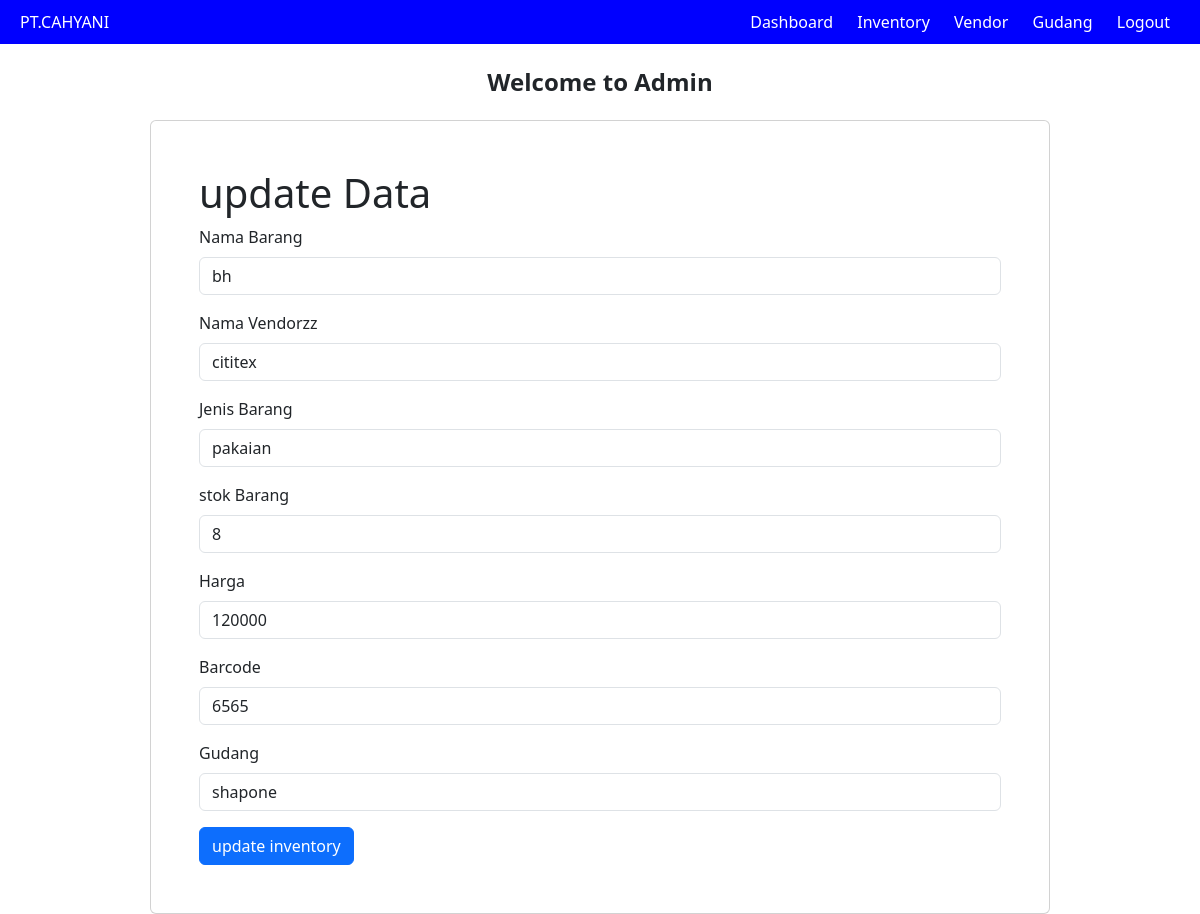
Page /views/editInv.php?updateInv=6 (signed in) on the committed database.
### tables this page shows
CREATE TABLE `inventory` (
  `id_inv` int(11) NOT NULL,
  `nama_barang` varchar(255) NOT NULL,
  `jenis_barang` varchar(255) NOT NULL,
  `stok_barang` int(11) NOT NULL,
  `barcode` int(11) NOT NULL,
  `harga` int(11) NOT NULL,
  `id_vendor` int(11) NOT NULL,
  `id_gudang` int(11) NOT NULL
);

CREATE TABLE `vendor` (
  `id_vendor` int(11) NOT NULL,
  `nama_vendor` varchar(255) NOT NULL,
  `nama_barang` varchar(255) NOT NULL,
  `kontak_vendor` int(50) NOT NULL,
  `no_inv` varchar(255) NOT NULL
);

CREATE TABLE `gudang` (
  `id_gudang` int(11) NOT NULL,
  `nama_gudang` varchar(255) NOT NULL,
  `lokasi` varchar(255) NOT NULL
);

### include/function.php (called while the page is built, shortened)
<?php
include 'koneksi.php';
function getGudangALL() {
    global $conn;
    $query = "SELECT * FROM gudang";
    $stmt = $conn->prepare($query);
    $stmt->execute();
    $result = $stmt->get_result();
    return $result->fetch_all(MYSQLI_ASSOC);
}
function getVendorALL() {
    global $conn;
    $query = "SELECT * FROM vendor";
    $stmt = $conn->prepare($query);
    $stmt->execute();
    $result = $stmt->get_result();
    return $result->fetch_all(MYSQLI_ASSOC);
}
function getinvenbyid($id_inv){
    global $conn;
    $query = "SELECT * FROM inventory WHERE id_inv = ?";
    $stmt = $conn->prepare($query);
    $stmt->bind_param('i', $id_inv);
    $stmt->execute();
    $result = $stmt->get_result();
    return $result->fetch_assoc();
}
?>

### views/editinv.php (the view, shortened to what this page needs)
<?php
include '../include/function.php';
include '../part/header.php';
if(isset($_GET['updateInv'])) {
    $id_inv = $_GET['updateInv'];
    $inv = getinvenbyid($id_inv);
}
    $vendors = getVendorAll();
    $vendors = array_column($vendors, null, 'id_vendor');
    $gudang = getGudangAll();
    $gudang = array_column($gudang, null, 'id_gudang');
?>
<main class="card col-9 me-auto ms-auto d-block p-5">
<h1>update Data</h1>
            <form action="editInv.php" method="post">
            <div class="mb-3">
                <label for="nama_barang" class="form-label">Nama Barang</label>
                <input type="text" class="form-control" id="nama_barang" name="nama_barang" value="<?= $inv['nama_barang']; ?>" required>
            </div>
            <div class="mb-3">
                <label for="nama_vendor" class="form-label">Nama Vendor</label>zz
                <input type="text" class="form-control" id="nama_vendor" name="nama_vendor"
                    value="<?= $vendors[$inv['id_vendor']]['nama_vendor']?>"
                    readonly>
            </div>
                <div class="mb-3">
                    <label for="jenis_barang" class="form-label">Jenis Barang</label>
                    <input type="text" class="form-control" id="jenis_barang" name="jenis_barang" value="<?= $inv['jenis_barang']; ?>" required>
                </div>
                <div class="mb-3">
                    <label for="stok_barang" class="form-label">stok Barang</label>
                    <input type="text" class="form-control" id="stok_barang" name="stok_barang" value="<?= $inv['stok_barang']; ?>" required>
                </div>
                <div class="mb-3">
                    <label for="harga" class="form-label">Harga</label>
                    <input type="number" class="form-control" id="harga" value="<?= $inv['harga']; ?>" name="harga" required>
                </div>
                <div class="mb-3">
                    <label for="barcode" class="form-label">Barcode</label>
                    <input type="text" class="form-control" id="barcode" name="barcode" value="<?= $inv['barcode']; ?>" required >
                </div>
                <div class="mb-3">
                    <label for="id_gudang" class="form-label">Gudang</label>
                    <input type="text" name="nama_gudang" class="form-control"
                    value="<?= isset($gudang[$inv['id_gudang']]) ? $gudang[$inv['id_gudang']]['nama_gudang'] : 'gudang tidak di temukan' ?>" readonly>
                </div>
                <button name="update" class="btn btn-primary">update inventory</button>
            </form>
</main>
<?php include '../part/footer.php'?>

### rows in the picture
inventory: nama_barang "bh", nama_vendor "cititex", jenis_barang "pakaian", stok_barang "8", harga "120000", barcode "6565", nama_gudang "shapone"
